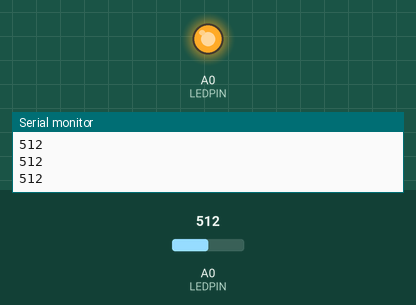
A sketch run on a simulated Arduino Uno, built with avr-gcc and run on an emulated ATmega328P. Shown: output pins drawn as LEDs (lit = HIGH), the last lines printed to the serial monitor. The test bench sets the inputs (shaded band); at power-on: A0 (LEDPIN) = 512.

Above: at 1.2 s.
1.3 s: A0 (LEDPIN) set to 137
2.8 s: A0 (LEDPIN) set to 114
At 3.9 s:
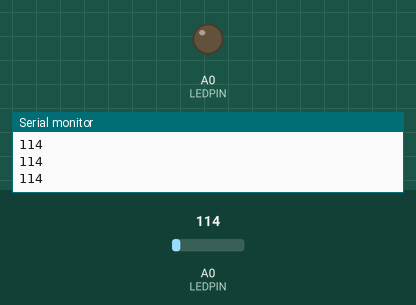
4.3 s: A0 (LEDPIN) set to 306
At 4.9 s:
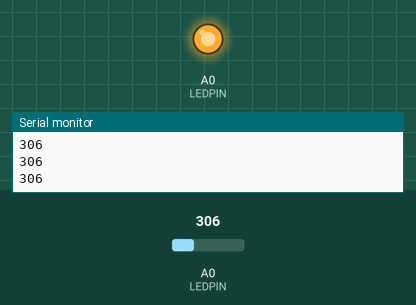
5.8 s: A0 (LEDPIN) set to 122
At 6.2 s:
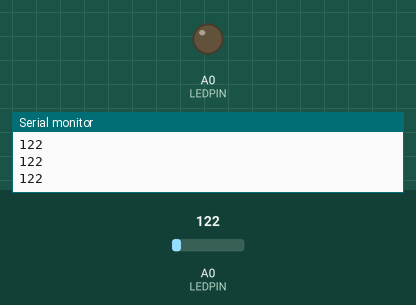
Timing chart, 0 to 8.3 s (numbered marks = the images above; inputs shaded):
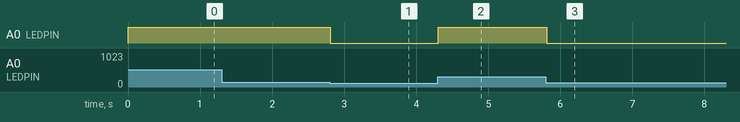

The sketch:

03-analogRead.ino
```cpp
/*
 * - Why does the LED suddenly dim as you make it brighter?
 * - At what value does this happen?
 * - How do we make work properly? (dimmest at dimmest setting, vice versa)
 *
 */

const int LEDPIN = 14;
const int POTPIN = A0;

void setup()
{
	pinMode(LEDPIN, OUTPUT);
	pinMode(POTPIN, INPUT);
	Serial.begin(9600);
}

void loop()
{
	int value = analogRead(POTPIN);
	Serial.println(value);

	analogWrite(LEDPIN, value);
}
```

Measured:
- the behaviour switches between 128 and 127 on A0 (LEDPIN) (found by bisection; images 0 and 1)
- after the input at 2.8 s, A0 (LEDPIN): HIGH → LOW at once
- after the input at 4.3 s, A0 (LEDPIN): LOW → HIGH at once
- after the input at 5.8 s, A0 (LEDPIN): HIGH → LOW at once
